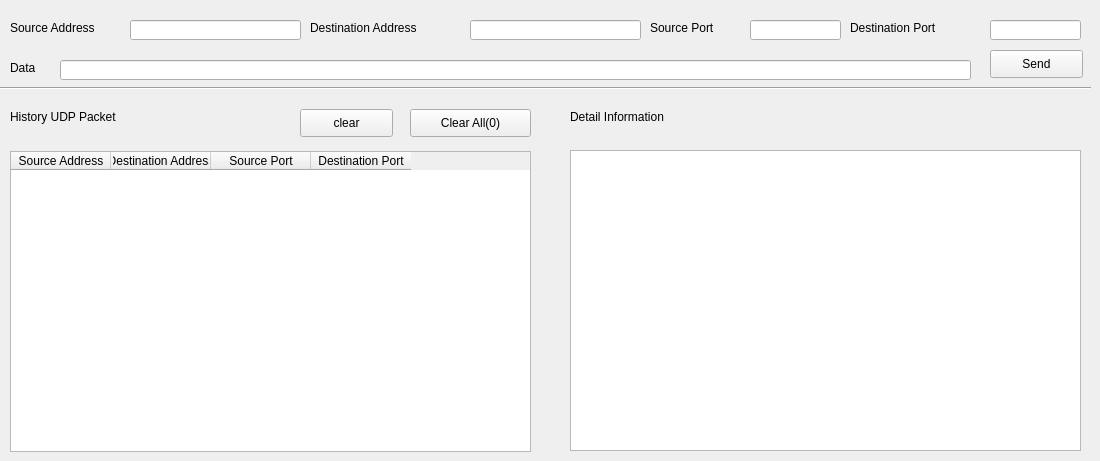
    <widget class="QWidget" name="udp">
     <attribute name="title">
      <string>udp</string>
     </attribute>
     <widget class="QLabel" name="label_32">
      <property name="geometry">
       <rect>
        <x>10</x>
        <y>20</y>
        <width>141</width>
        <height>16</height>
       </rect>
      </property>
      <property name="text">
       <string>Source Address</string>
      </property>
     </widget>
     <widget class="QLabel" name="label_33">
      <property name="geometry">
       <rect>
        <x>310</x>
        <y>20</y>
        <width>161</width>
        <height>16</height>
       </rect>
      </property>
      <property name="text">
       <string>Destination Address</string>
      </property>
     </widget>
     <widget class="QLabel" name="label_34">
      <property name="geometry">
       <rect>
        <x>650</x>
        <y>20</y>
        <width>101</width>
        <height>16</height>
       </rect>
      </property>
      <property name="text">
       <string>Source Port</string>
      </property>
     </widget>
     <widget class="QLabel" name="label_35">
      <property name="geometry">
       <rect>
        <x>850</x>
        <y>20</y>
        <width>141</width>
        <height>16</height>
       </rect>
      </property>
      <property name="text">
       <string>Destination Port</string>
      </property>
     </widget>
     <widget class="QLabel" name="label_38">
      <property name="geometry">
       <rect>
        <x>10</x>
        <y>60</y>
        <width>41</width>
        <height>16</height>
       </rect>
      </property>
      <property name="text">
       <string>Data</string>
      </property>
     </widget>
     <widget class="QPushButton" name="udp_send">
      <property name="geometry">
       <rect>
        <x>990</x>
        <y>50</y>
        <width>93</width>
        <height>28</height>
       </rect>
      </property>
      <property name="text">
       <string>Send</string>
      </property>
     </widget>
     <widget class="QLineEdit" name="udp_source_address">
      <property name="geometry">
       <rect>
        <x>130</x>
        <y>20</y>
        <width>171</width>
        <height>20</height>
       </rect>
      </property>
     </widget>
     <widget class="QLineEdit" name="udp_destination_address">
      <property name="geometry">
       <rect>
        <x>470</x>
        <y>20</y>
        <width>171</width>
        <height>20</height>
       </rect>
      </property>
     </widget>
     <widget class="QLineEdit" name="udp_source_port">
      <property name="geometry">
       <rect>
        <x>750</x>
        <y>20</y>
        <width>91</width>
        <height>20</height>
       </rect>
      </property>
     </widget>
     <widget class="QLineEdit" name="udp_destination_port">
      <property name="geometry">
       <rect>
        <x>990</x>
        <y>20</y>
        <width>91</width>
        <height>20</height>
       </rect>
      </property>
     </widget>
     <widget class="QLineEdit" name="udp_data">
      <property name="geometry">
       <rect>
        <x>60</x>
        <y>60</y>
        <width>911</width>
        <height>20</height>
       </rect>
      </property>
     </widget>
     <widget class="QTableWidget" name="udp_log">
      <property name="geometry">
       <rect>
        <x>10</x>
        <y>151</y>
        <width>521</width>
        <height>301</height>
       </rect>
      </property>
      <column>
       <property name="text">
        <string>Source Address</string>
       </property>
      </column>
      <column>
       <property name="text">
        <string>Destination Address</string>
       </property>
      </column>
      <column>
       <property name="text">
        <string>Source Port</string>
       </property>
      </column>
      <column>
       <property name="text">
        <string>Destination Port</string>
       </property>
      </column>
     </widget>
     <widget class="QLabel" name="label_28">
      <property name="geometry">
       <rect>
        <x>10</x>
        <y>109</y>
        <width>161</width>
        <height>16</height>
       </rect>
      </property>
      <property name="text">
       <string>History UDP Packet</string>
      </property>
     </widget>
     <widget class="QLabel" name="label_41">
      <property name="geometry">
       <rect>
        <x>570</x>
        <y>109</y>
        <width>171</width>
        <height>16</height>
       </rect>
      </property>
      <property name="text">
       <string>Detail Information</string>
      </property>
     </widget>
     <widget class="QListView" name="udp_detail_list">
      <property name="geometry">
       <rect>
        <x>570</x>
        <y>150</y>
        <width>511</width>
        <height>301</height>
       </rect>
      </property>
     </widget>
     <widget class="QPushButton" name="clear_udp_log">
      <property name="geometry">
       <rect>
        <x>300</x>
        <y>109</y>
        <width>93</width>
        <height>28</height>
       </rect>
      </property>
      <property name="text">
       <string>clear</string>
      </property>
     </widget>
     <widget class="QPushButton" name="clear_all_udp_log">
      <property name="geometry">
       <rect>
        <x>410</x>
        <y>109</y>
        <width>121</width>
        <height>28</height>
       </rect>
      </property>
      <property name="text">
       <string>Clear All(0)</string>
      </property>
     </widget>
     <widget class="Line" name="line_4">
      <property name="geometry">
       <rect>
        <x>0</x>
        <y>80</y>
        <width>1091</width>
        <height>16</height>
       </rect>
      </property>
      <property name="orientation">
       <enum>Qt::Horizontal</enum>
      </property>
     </widget>
    </widget>
